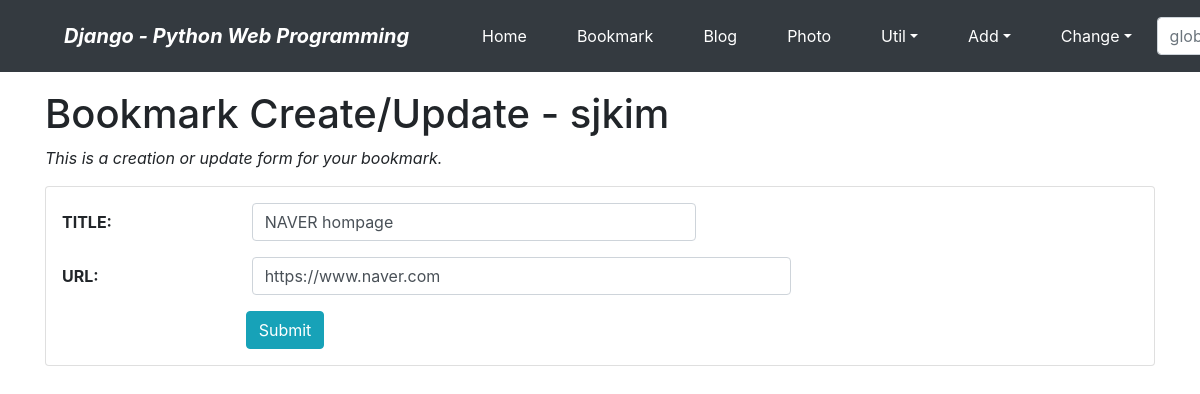
Page /bookmark/9/update/ (signed in) on the committed database.
### bookmark/models.py (models this page shows, shortened)
class Bookmark(models.Model):
    title = models.CharField("TITLE", max_length=100, blank=True)
    url = models.URLField('URL', unique=True)
    owner = models.ForeignKey(User, on_delete=models.CASCADE, blank=True, null=True)

### bookmark/views.py (the view)
# urls.py: path('<int:pk>/update/', views.BookmarkUpdateView.as_view(), name='update'),
class BookmarkUpdateView(OwnerOnlyMixin, UpdateView):
    model = Bookmark
    fields = ['title','url']
    success_url = reverse_lazy('bookmark:index')

### mysite/views.py (called while the page is built)
    def dispatch(self, request,*args, **kwargs):
        obj = self.get_object()
        if request.user != obj.owner:
            return self.handle_no_permission()
        return super().dispatch(request, *args, **kwargs)

### bookmark/templates/bookmark/bookmark_form.html (shortened to what this page needs)
{% extends "base.html" %}
{% load widget_tweaks %}
{% block content %}
<h1>Bookmark Create/Update - {{user}}</h1>
<p class="font-italic">This is a creation or update form for your bookmark.</p>
<form action="." method="post" class="card pt-3">{% csrf_token %}
    <div class="form-group row">
        {{ form.title|add_label_class:"col-form-label col-sm-2 ml-3 font-weight-bold" }}
        <div class="col-sm-5">
            {{ form.title|add_class:"form-control"|attr:"autofocus" }}
        </div>
    </div>
    <div class="form-group row">
        {{ form.url|add_label_class:"col-form-label col-sm-2 ml-3 font-weight-bold" }}
        <div class="col-sm-6">
            {{ form.url|add_class:"form-control" }}
        </div>
    </div>
    <div class="form-group">
        <div class="offset-sm-2 col-sm-5">
            <input type="submit" value="Submit" class="btn btn-info"/>
        </div>
    </div>
</form>
{% endblock %}

### rows in the picture
Bookmark: title|add_label_class "TITLE:", title "NAVER hompage", url|add_label_class "URL:", url "https://www.naver.com"

### other values in the picture
{{ user }} "sjkim"
